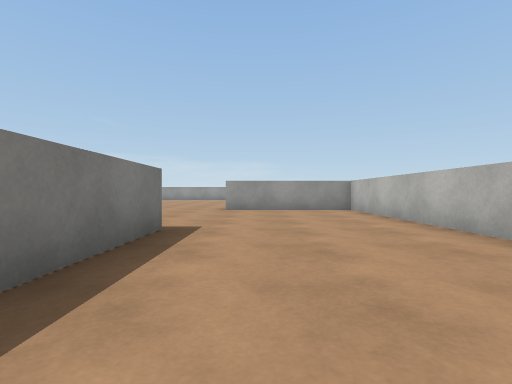
view 1 (above)

24 first-person views from a walk through a Unity game level. The camera is 0.51 m above the floor, looks level and sees 85° across. The floor is counted in squares, 1 m on a side. Each view is taken from the middle of a square. On the plan, view 1 faces up. The plan holds only what a view shows up to about 9 squares ahead; the rest is blank. The place goes on beyond the plan. Surface patterns are stand-ins for the level's own textures.

view 2
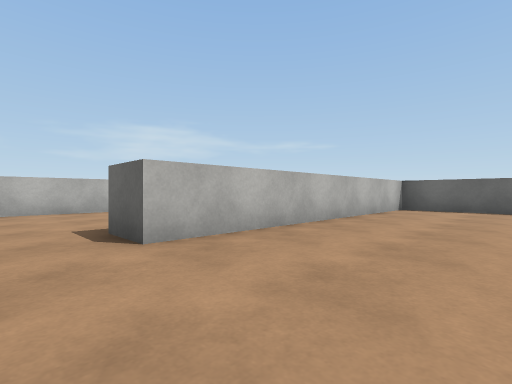

view 3
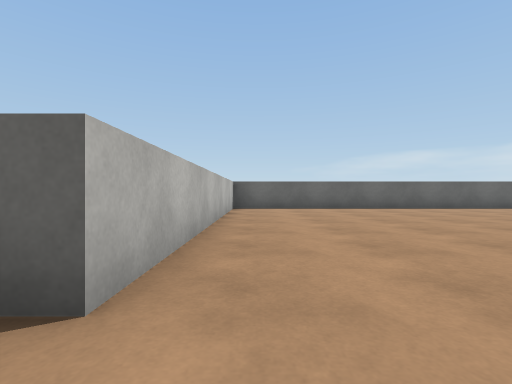

view 4
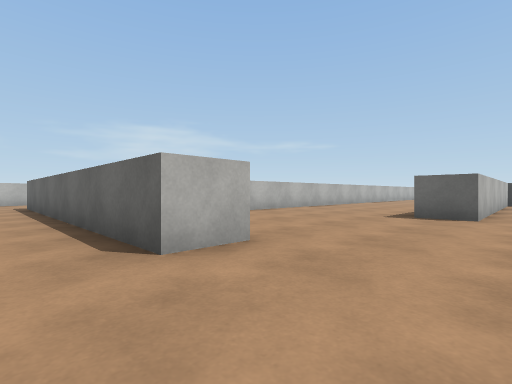

view 5
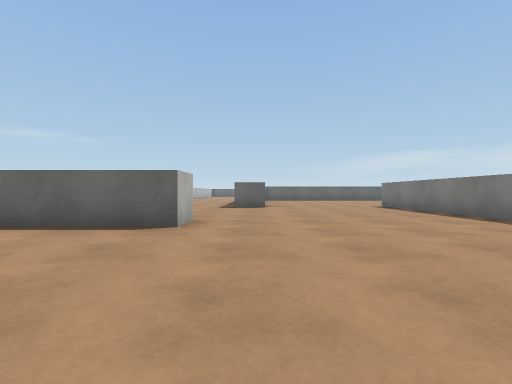

view 6
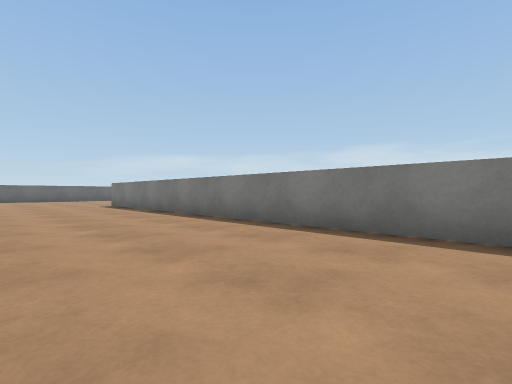

view 7
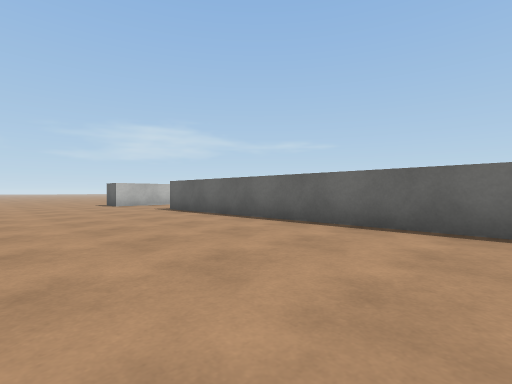

view 8
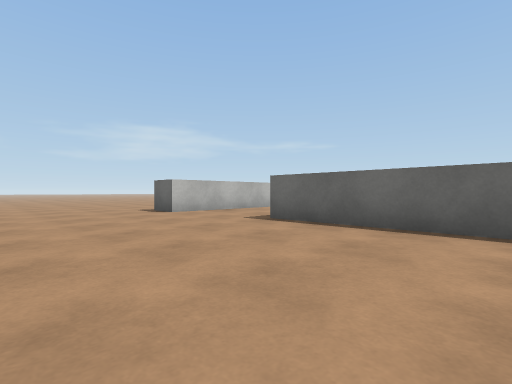

view 9
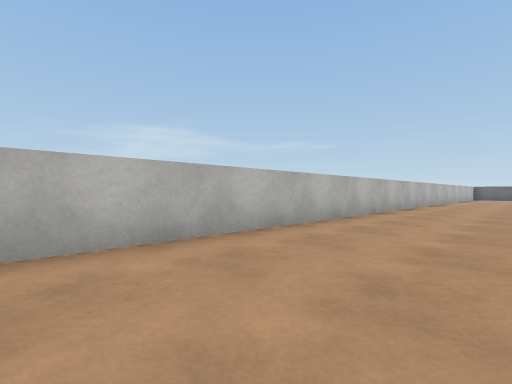

view 10
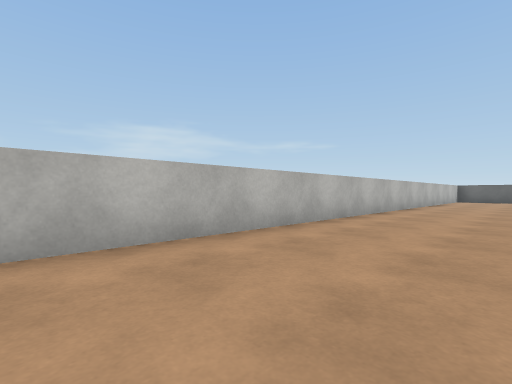

view 11
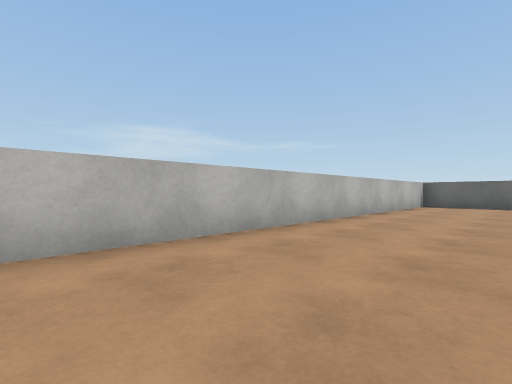

view 12
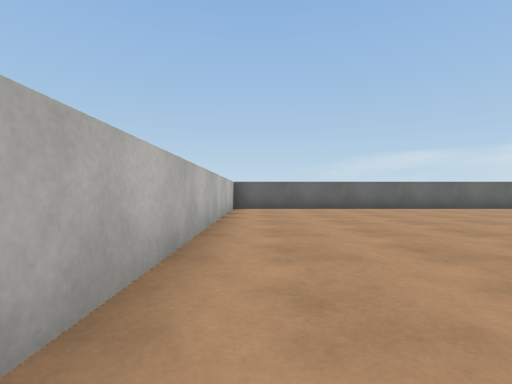

view 13
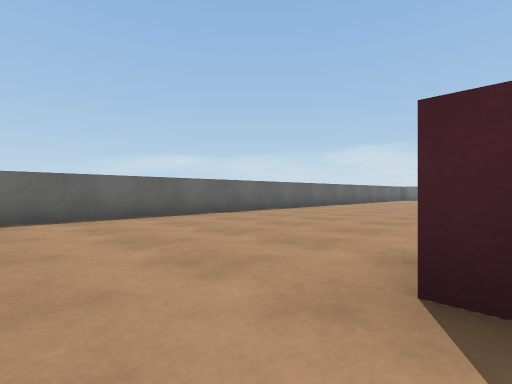

view 14
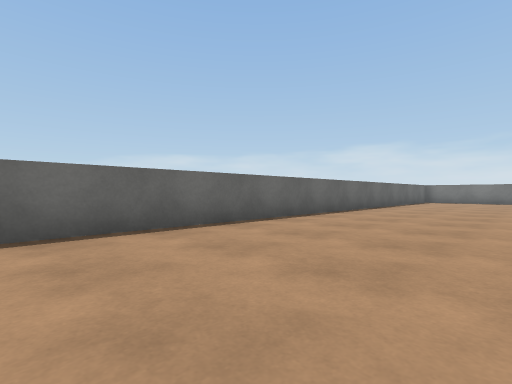

view 15
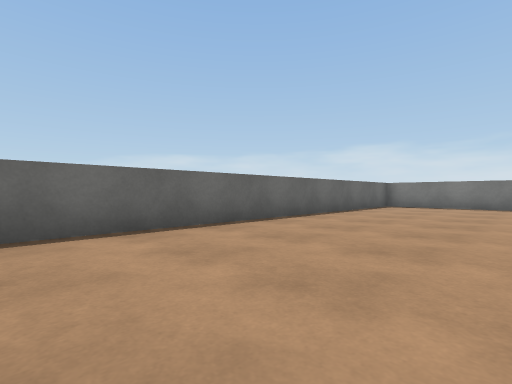

view 16
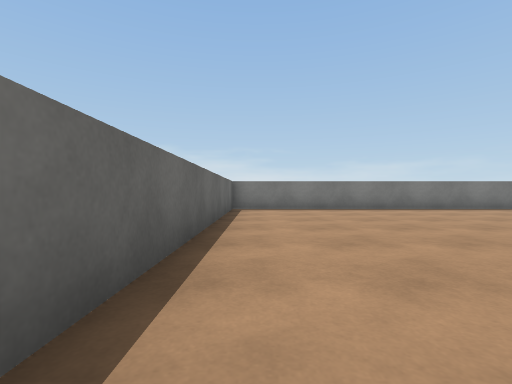

view 17
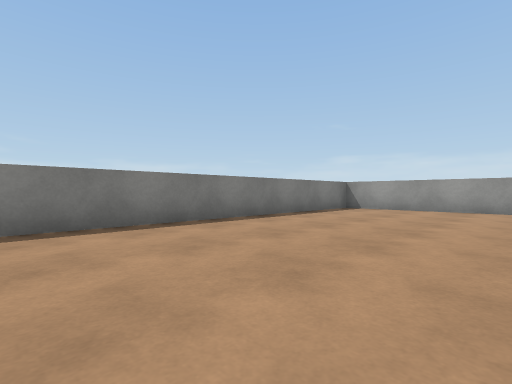

view 18
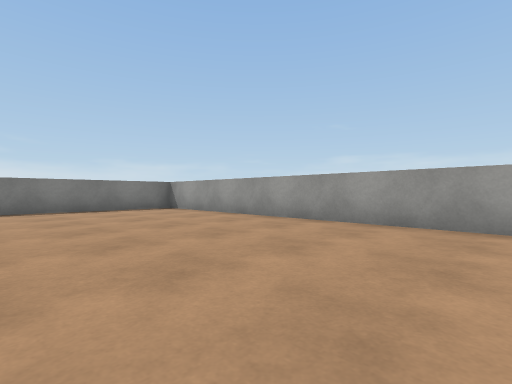

view 19
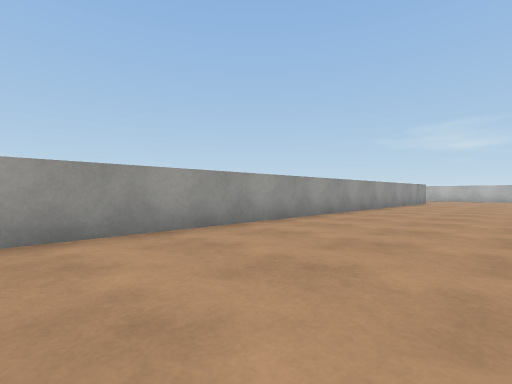

view 20
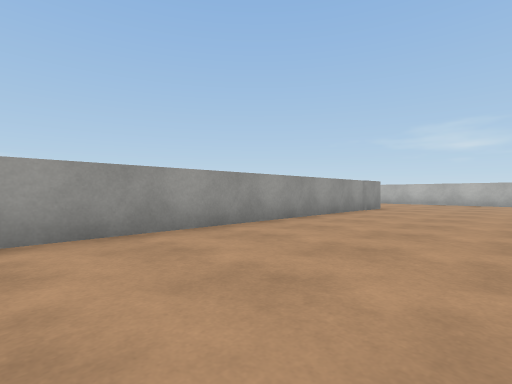

view 21
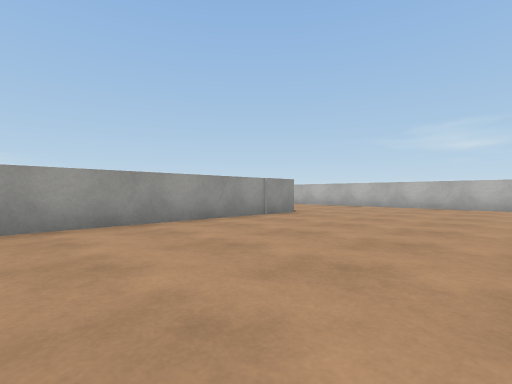

view 22
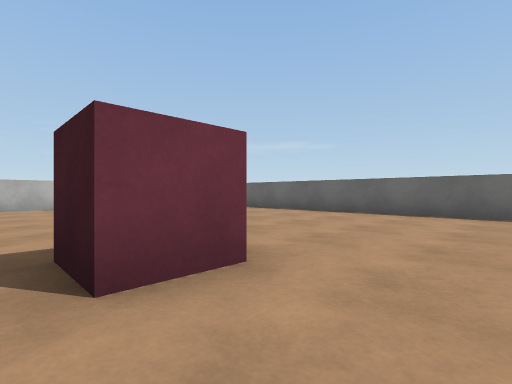

view 23
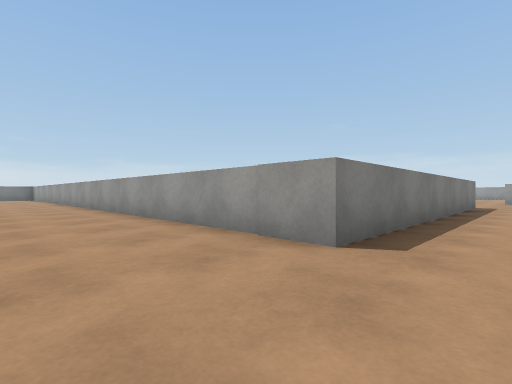

view 24
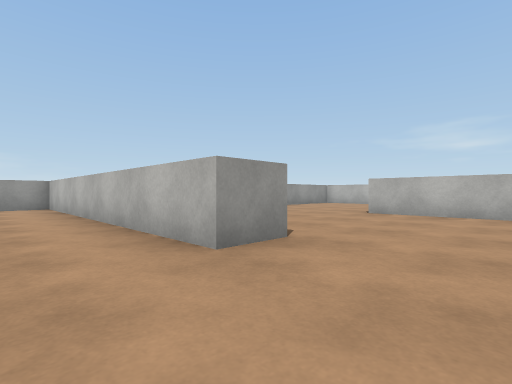

### Floor plan
Points are (right, up) in squares from view 1. A wall is a line through its corners. A room is listed if a view was taken in it or the views show most of it. See-through windows are left out.
Room 1 (views 1, 2, 3, 4, 5, 6, 7, 8, 9, 10, 24)
walls: (-6.4, 3) (-7.5, 3) (-7.5, 11) (-8.6, 11); (-6.5, 13.9) (-6.5, 4); (-10.9, -3.6) (-2.3, -3.6) (-2.3, 3.9) (-1.3, 3.9) (-1.3, -4.6); (2.7, -5.5) (2.7, 7.9) (-0.9, 7.9) (-0.9, 8.9) (7.8, 8.9); (10.5, 9.5) (11.5, 9.5)
ways out: opening at (1, -5.7) to room 2; opening at (9.5, 8.5)
Room 2 (views 11, 12, 13, 14, 15, 16, 17, 18, 19, 20, 21, 22, 23)
walls: (-1.3, -4.6) (-21.3, -4.6) (-21.3, -16.7) (2.7, -16.7) (2.7, -5.5)
ways out: opening at (1, -5.7) to room 1
objects: cube (-5, -11)

Where each view was taken, in squares from view 1:
view 1: 0 up, 0 right, facing up
view 2: 5 up, 5 left, facing down-right
view 3: 5 up, 3 left, facing down
view 4: 10 up, 3 left, facing down-right
view 5: 13 up, 2 left, facing down
view 6: 14 up, 3 left, facing down-left
view 7: 13 up, 0 right, facing down-right
view 8: 13 up, 4 right, facing down-right
view 9: 5 up, 0 right, facing down-right
view 10: 0 up, 0 right, facing down-right
view 11: 6 down, 0 right, facing down-right
view 12: 8 down, 2 right, facing down
view 13: 11 down, 3 left, facing down-left
view 14: 13 down, 6 left, facing down-left
view 15: 13 down, 11 left, facing down-left
view 16: 16 down, 13 left, facing left
view 17: 13 down, 17 left, facing up-left
view 18: 9 down, 13 left, facing up-left
view 19: 8 down, 15 left, facing up-right
view 20: 8 down, 10 left, facing up-right
view 21: 9 down, 7 left, facing up-right
view 22: 10 down, 7 left, facing down-right
view 23: 7 down, 0 right, facing up-left
view 24: 1 up, 9 left, facing up-right
